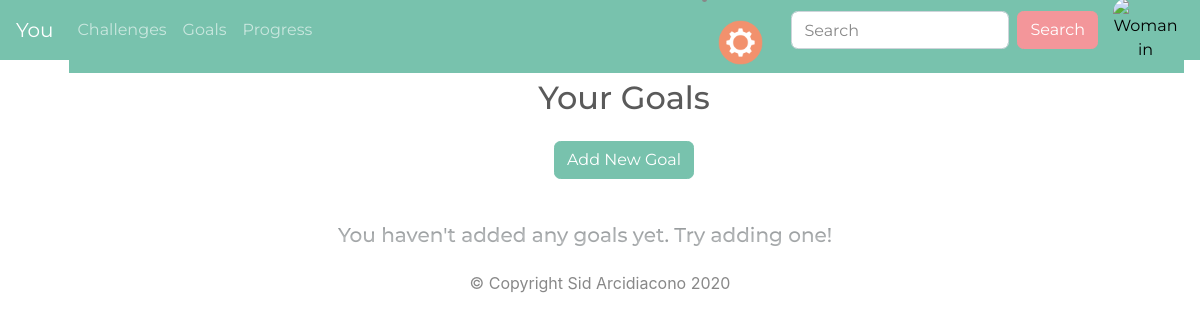
The page /goals (signed in) on the database as committed earlier.
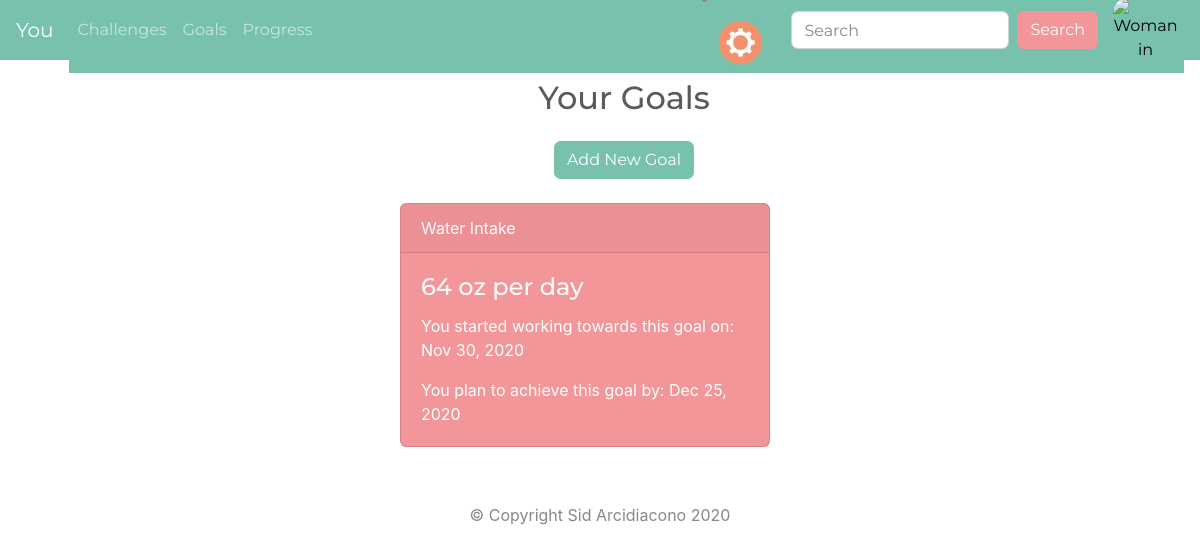
The same page on the database as committed later.
### you_app/models.py (models this page shows, shortened)
class Goal(db.Model):
    id = db.Column(db.Integer, primary_key=True)
    category = db.Column(db.String(40), nullable=False)
    goal = db.Column(db.Integer, nullable=False, default=0)
    start_date = db.Column(db.DateTime, default=datetime.now)
    end_date = db.Column(db.DateTime, default=datetime.now)
    user_baseline = db.Column(db.Integer, default=0, nullable=False)
    daily_goal_percent = db.Column(db.Integer, default=0)
    percent_complete = db.Column(db.Integer, default=0)
    percentile_friends = db.Column(db.Integer, default=0)
    daily_expected_improvement = db.Column(db.Integer, default=0)
    set_daily_expected = db.Column(db.DateTime, default=date.today())
    daily_expected_intake = db.Column(db.Integer, default=0)
    user_id = db.Column(db.Integer, db.ForeignKey("user.id"))
    def daily_expected(self):
        days_to_accomplish = (self.end_date - self.start_date).days
        improvement_needed = self.goal - self.user_baseline
        if improvement_needed < 0:
            print(f"Negative improvement needed: {improvement_needed}")
            improvement_needed = self.user_baseline - self.goal
        self.daily_expected_improvement = math.ceil(
            improvement_needed / days_to_accomplish
        )
        return self.daily_expected_improvement
    def set_daily_expected_intake(self):
        if not self.daily_expected_intake:
            self.daily_expected_intake = (
                self.user_baseline + self.daily_expected_improvement
            )
        elif (
            datetime.strptime(str(date.today()), "%Y-%m-%d")
            - self.set_daily_expected
        ).days > 1 and self.daily_expected_intake:
            self.daily_expected_intake += self.daily_expected_improvement
        return self.daily_expected_intake

### you_app/goals/routes.py (the view)
@goal.route("/goals")
@login_required
def goals():
    goals = Goal.query.filter_by(user_id=current_user.id).all()
    for goal in goals:
        goal.daily_expected()
        goal.set_daily_expected_intake()
        db.session.commit()
    return render_template("goals.html", goals=goals)

### you_app/models.py (called while the page is built)
@login_manager.user_loader
def user_loader(user_id):
    return User.query.filter_by(id=user_id).first()

### you_app/templates/goals.html (shortened to what this page needs)
{% extends 'base.html' %}
{% block content %}
<div class="row w-100 justify-content-center m-4">
  <div class="col-md-6 justify-content-center text-center">
    <h2 class="mb-4">Your Goals</h2>
    <button type="button" class="btn btn-primary m-auto" id="start-modal-btn">Add New Goal</button>
  </div>
</div>
{% if goals %}
  {% for goal in goals %}
  <div class="row w-100">
    <div class="col-md-4 ml-auto mr-auto mb-4">
      <div class="card text-white bg-secondary mb-3">
        <div class="card-header">{{ goal.category }}</div>
        <div class="card-body">
        {% if goal.category == "Water Intake" %}
          <h4 class="card-title">{{ goal.goal }} oz per day</h4>
        {% elif goal.category == "Steps" %}
          <h4 class="card-title">{{ goal.goal }} steps per day</h4>
        {% elif goal.category == "Heart Rate" %}
          <h4 class="card-title">{{ goal.goal }} beats per minute</h4>
        {% elif goal.category == "Calories" %}
          <h4 class="card-title">{{ goal.goal }} calories per day</h4>
        {% elif goal.category == "Weight" %}
          <h4 class="card-title">{{ goal.goal }} lbs</h4>
        {% endif %}
          <p class="card-text">You started working towards this goal on: {{ goal.start_date.strftime('%b %d, %Y') }}</p>
          <p class="card-text">You plan to achieve this goal by: {{ goal.end_date.strftime('%b %d, %Y') }}</p>
        </div>
      </div>
    </div>
  </div>
  {% endfor %}
{% else %}
<div class="row w-100 justify-content-center">
  <div class="col-md-6 text-center">
    <h5 class="log-in-msg">You haven't added any goals yet. Try adding one!</h5>
  </div>
</div>
{% endif %}
{% endblock %}

### you_app/templates/base.html (shortened to what this page needs)
<!DOCTYPE html>
<html lang="en" dir="ltr">
<head>
  <link rel="stylesheet" href="{{ url_for('static', filename='css/bootstrap.css') }}">
  <link rel="stylesheet" href="{{ url_for('static', filename='css/styles.css') }}">
</head>
<body>
  <header>
    <nav class="navbar navbar-expand-lg navbar-dark bg-primary">
      <a class="navbar-brand navbar-item active" href="{{ url_for('main.homepage') }}">You</a>
      <div class="collapse navbar-collapse" id="navbarColor01">
        <ul class="navbar-nav mr-auto">
          {% if current_user.is_authenticated %}
          <li class="nav-item">
            <a class="nav-link" href="{{ url_for('challenge.challenges') }}">Challenges</a>
          </li>
          <li class="nav-item">
            <a class="nav-link" href="{{ url_for('goal.goals') }}">Goals</a>
          </li>
          <li class="nav-item">
            <a class="nav-link" href="{{ url_for('progress.progress_page') }}">Progress</a>
          </li>
          {% endif %}
        </ul>
        <li class="nav-item dropdown">
          <a class="nav-link dropdown-toggle" data-toggle="dropdown" href="#" role="button" aria-haspopup="true" aria-expanded="false">{% if current_user.is_authenticated %}<img src="{{ url_for('static', filename='assets/settings.png') }}" alt="Gear icon" id="settings-dropdown"></a>
          {% else %}<button type="button" class="btn btn-primary" id="settings-dropdown">Get Started!</button></a>
          <div class="dropdown-menu">
            <a class="dropdown-item" href="{{ url_for('user.login') }}">Log In</a>
            <a class="dropdown-item" href="{{ url_for('user.register') }}">Sign Up</a>
            {% endif %}
        </li>
        <form class="form-inline my-2 my-lg-0">
          <input class="form-control mr-sm-2" type="text" placeholder="Search">
          <button class="btn btn-secondary my-2 my-sm-0" type="submit">Search</button>
        </form>
        {% if current_user.is_authenticated %}
        <button type="button" id="open-glance" class="img-btn"><img src="{{ url_for('static', filename='assets/default_profile_pic.jpg')}}" alt="Woman in fitness gear outside" class="profile-pic"></button>
        {% endif %}
      </div>
    </nav>
    <div class="row text-center w-100">
    </div>
  </header>
  {% block content %}{% endblock %}
  <footer class="page-footer font-small">
    <div class="footer-copyright text-center py-3">
      © Copyright Sid Arcidiacono 2020
    </div>
  </footer>
</body>
</html>

### you_app/static/css/styles.css (style rules this page uses)
:root { --primary: #B0D9CA; --secondary: #F2916D; }
header { height: 55px; }
.profile-pic { max-width: 65px; max-height: 65px; border-radius: 15px; }
.img-btn { background-color: transparent; border: none; padding-left: 15px; }
.img-btn img { width: 50px; height: 50px; }
#settings-dropdown { max-height: 45px; }

Rows that differ between the two databases and show on the page:
added Goal: category "Water Intake", goal "64", start_date "Nov 30, 2020", end_date "Dec 25, 2020"
